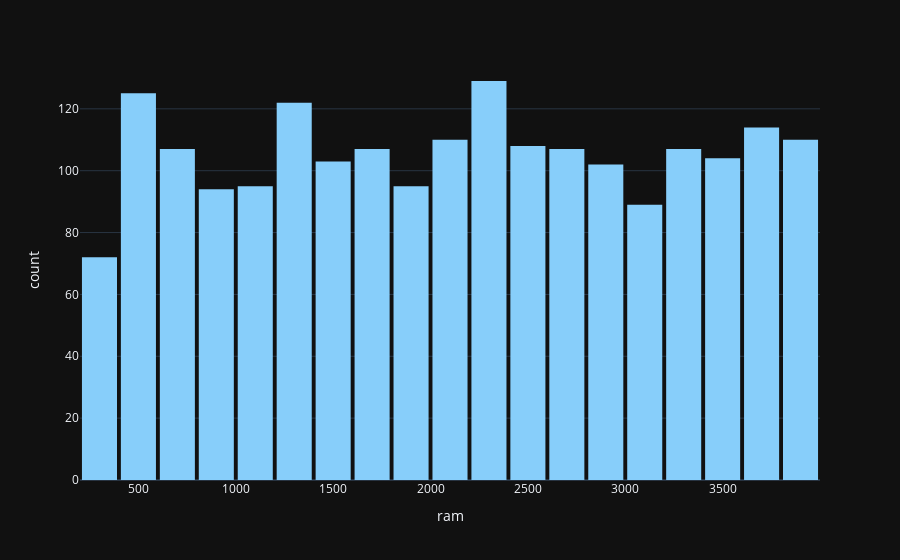

Notebook source saved alongside this figure:
### Markdown cell above
#### Data Visualizations

### Code cell
fig=px.histogram(data, x='ram', opacity=1,color_discrete_sequence=['LightSkyBlue'])
fig.update_layout(bargap=0.1)

### Figure 1 — Plotly figure (JSON) as saved in the notebook; plotly's stock layout.template omitted (floating-point values rounded to 4 significant figures; data arrays with more than 128 entries replaced by an {"elided": "..."} marker saying what was removed)
{"data": [{"alignmentgroup": "True", "bingroup": "x", "hovertemplate": "ram=%{x}<br>count=%{y}<extra></extra>", "legendgroup": "", "marker": {"color": "LightSkyBlue", "opacity": 1, "pattern": {"shape": ""}}, "name": "", "offsetgroup": "", "orientation": "v", "showlegend": false, "type": "histogram", "x": {"elided": "2000 int values"}, "xaxis": "x", "yaxis": "y"}], "layout": {"bargap": 0.1, "barmode": "relative", "legend": {"tracegroupgap": 0}, "margin": {"t": 60}, "xaxis": {"anchor": "y", "domain": [0, 1], "title": {"text": "ram"}}, "yaxis": {"anchor": "x", "domain": [0, 1], "title": {"text": "count"}}}}
